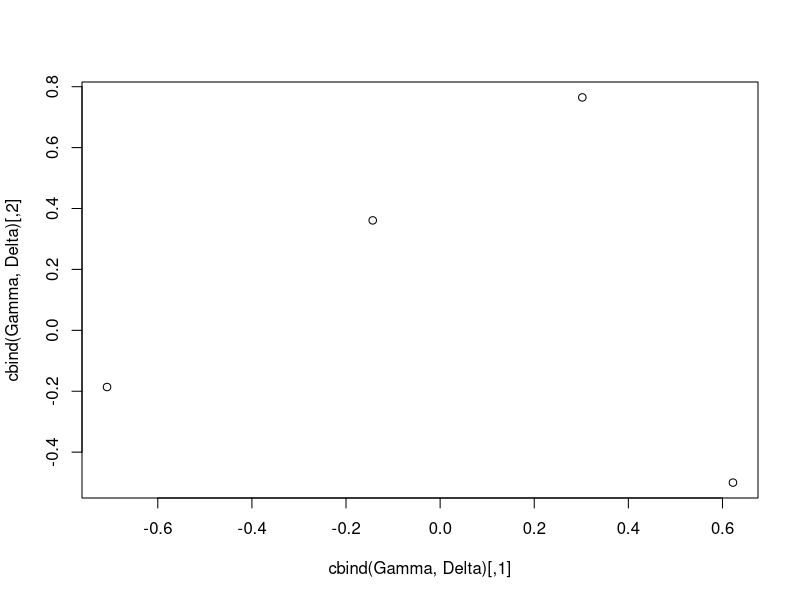

This figure's R source:
#
# Correspondence Analysis
# Author: galaa
# Created on 2016/03/19 07:49:41
#

# Data 1

tab <- matrix(c(11, 4, 2, 6), nrow = 2, ncol = 2, byrow = TRUE);
dimnames(tab) <- list(c("High", "Low"), c("Yes", "No"));
names(dimnames(tab)) <- c("Cholesterin", "Heart_Disease");
print(tab);

# Data 2

tab <- matrix(c(32, 53, 10, 3, 11, 50, 10, 30, 10, 25, 7, 5, 3, 15, 7, 8), nrow = 4, ncol = 4, byrow = TRUE);
dimnames(tab) <- list(c("хүрэн", "цэнхэр", "бор", "ногоон"), c("хар", "хүрэн", "улаан", "цайвар"));
names(dimnames(tab)) <- c("Нүд", "Үс");
print(tab);

# Convert to dataframe

library(epitools);
Dataframe <- expand.table(tab);
print(Dataframe);

# C matrix

m = nrow(tab);
n = ncol(tab);

C <- E <- matrix(rep(c(0), n*m), nrow = m, ncol = n);
for (i in 1:m) {
  for (j in 1:n) {
    E[i,j] <- sum(tab[i,]) * sum(tab[,j]) / sum(tab);
  }
}
print(E);
for (i in 1:m) {
  for (j in 1:n) {
    C[i,j] <- (tab[i,j] - E[i,j]) / sqrt(E[i,j]);
  }
}
print(C);

# svd

library(expm);
R = rankMatrix(C);

C. <- svd(C, nu = R, nv = R);
print(C.);
Gamma <- C.$u; Lambda <- C.$d[1:R]; Delta <- C.$v;

plot(cbind(Gamma, Delta));

# A and B matrix

A = c();
for (i in 1:m) {
  A <- c(A, sum(tab[i,]));
}
A = diag(A);
print(A);

B = c();
for (j in 1:n) {
  B <- c(B, sum(tab[,j]));
}
B = diag(B);
print(B);

# a and b vectors

a = A %*% rep(c(1), m);
t(C) %*% sqrt(a);

b = B %*% rep(c(1), n);
C %*% sqrt(b);

# tr(CC^T)

library(psych);
tr(C %*% t(C));
Lambda^2;

# r and s

library(expm); library(MASS);

r <- c();
for (k in 1:R) {
  r <- cbind(r, Lambda[k] * sqrtm(ginv(A)) %*% Gamma[,k]);
}
print(r);

s <- c();
for (k in 1:R) {
  s <- cbind(s, Lambda[k] * sqrtm(ginv(B)) %*% Delta[,k]);
}
print(s);

t(r) %*% a;

t(s) %*% b;

# Contributions

C_row = c();
for (k in 1:R) {
  t = c();
  for (i in 1:m) {
    t = cbind(t, A[i,i] * r[i,k]^2 / Lambda[k]^2);
  }
  C_row = rbind(C_row, t);
}
print(C_row);

C_col = c();
for (k in 1:R) {
  t = c();
  for (j in 1:n) {
    t = cbind(t, B[j,j] * s[j,k]^2 / Lambda[k]^2);
  }
  C_col = rbind(C_col, t);
}
print(C_col);

# Correspondence Analysis with specific function from the package ca

install.packages("ca"); # if required

library(ca);

prop.table(tab, 1) # row percentages
prop.table(tab, 2) # column percentages

result <- ca(tab);
print(result); # basic results
summary(result);
